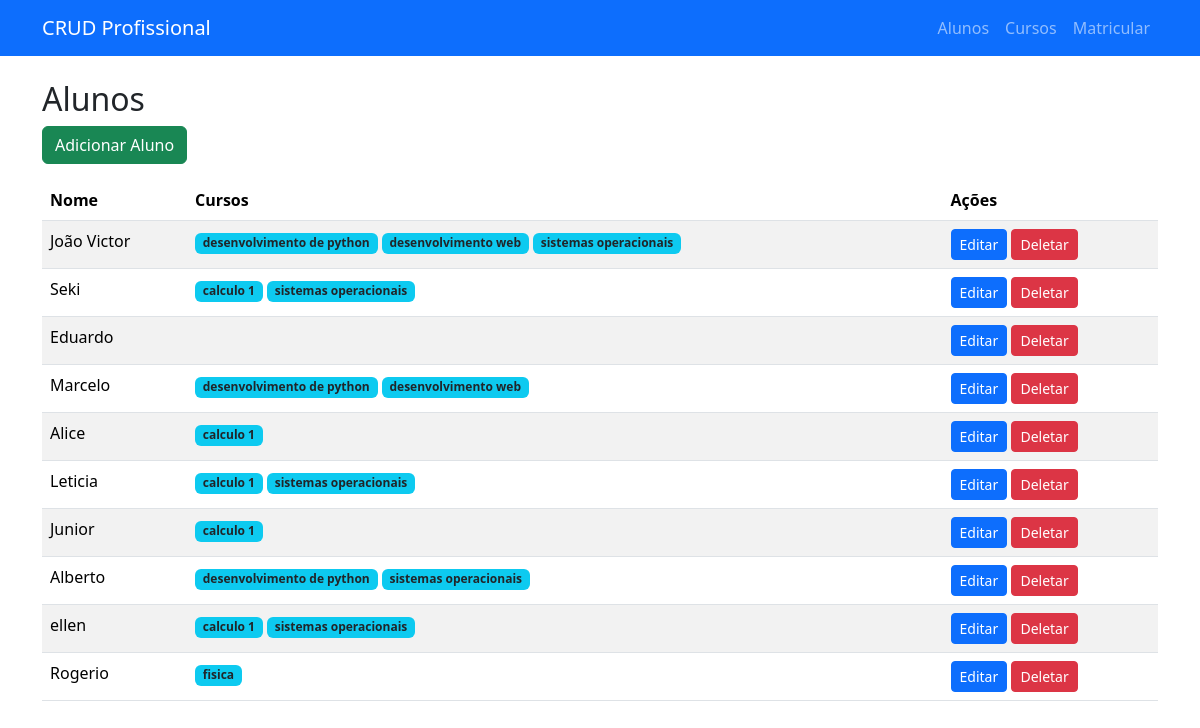
Before: /alunos with the older database file.
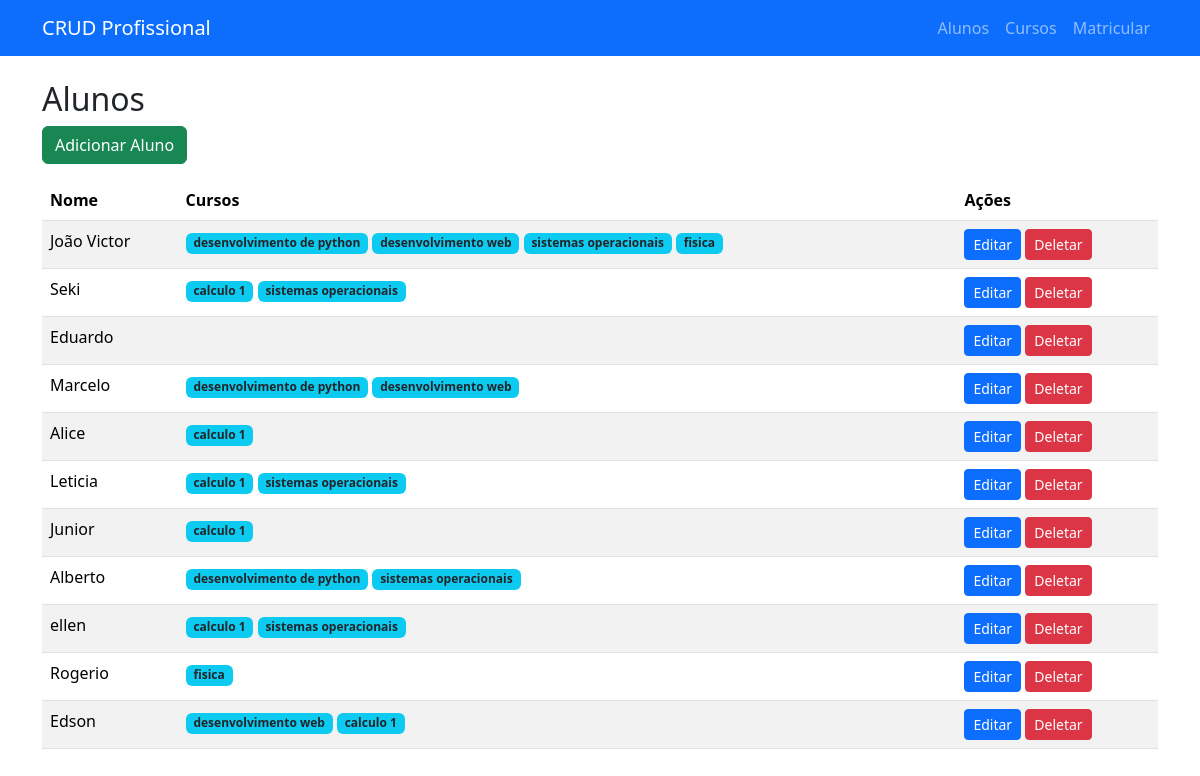
After: the same page with the newer database file.
### app.py (models this page shows)
class Aluno(db.Model):
    id = db.Column(db.Integer, primary_key=True)
    nome = db.Column(db.String(100), nullable=False)
    cursos = db.relationship('Curso', secondary=matriculas, backref=db.backref('alunos', lazy='dynamic'))

class Curso(db.Model):
    id = db.Column(db.Integer, primary_key=True)
    nome = db.Column(db.String(100), nullable=False)

### app.py (the view)
@app.route('/alunos')
def alunos():
    lista_alunos = Aluno.query.all()
    return render_template('alunos.html', alunos=lista_alunos)

### templates/alunos.html
{% extends "base.html" %}
{% block content %}
<h2>Alunos</h2>
<a class="btn btn-success mb-3" href="{{ url_for('adicionar_aluno') }}">Adicionar Aluno</a>
<table class="table table-striped">
    <thead>
        <tr>
            <th>Nome</th>
            <th>Cursos</th>
            <th>Ações</th>
        </tr>
    </thead>
    <tbody>
        {% for aluno in alunos %}
        <tr>
            <td>{{ aluno.nome }}</td>
            <td>
                {% for curso in aluno.cursos %}
                    <span class="badge bg-info text-dark">{{ curso.nome }}</span>
                {% endfor %}
            </td>
            <td>
                <a class="btn btn-primary btn-sm" href="{{ url_for('editar_aluno', id=aluno.id) }}">Editar</a>
                <a class="btn btn-danger btn-sm" href="{{ url_for('deletar_aluno', id=aluno.id) }}">Deletar</a>
            </td>
        </tr>
        {% endfor %}
    </tbody>
</table>
{% endblock %}

### templates/base.html (shortened to what this page needs)
<!doctype html>
<html lang="pt-br">
  <head>
    <link href="https://cdn.jsdelivr.net/npm/bootstrap@5.3.2/dist/css/bootstrap.min.css" rel="stylesheet">
  </head>
  <body>
    <nav class="navbar navbar-expand-lg navbar-dark bg-primary mb-4">
      <div class="container">
        <a class="navbar-brand" href="{{ url_for('index') }}">CRUD Profissional</a>
        <div class="collapse navbar-collapse">
          <ul class="navbar-nav ms-auto">
            <li class="nav-item"><a class="nav-link" href="{{ url_for('alunos') }}">Alunos</a></li>
            <li class="nav-item"><a class="nav-link" href="{{ url_for('cursos') }}">Cursos</a></li>
            <li class="nav-item"><a class="nav-link" href="{{ url_for('matricular') }}">Matricular</a></li>
          </ul>
        </div>
      </div>
    </nav>
    <div class="container">
      {% block content %}{% endblock %}
    </div>
  </body>
</html>

Changed rows visible on the page:
changed Aluno "João Victor": gains Curso (nome "fisica")
added Aluno: nome "Edson", Curso (nome "desenvolvimento web"), Curso (nome "calculo 1")
